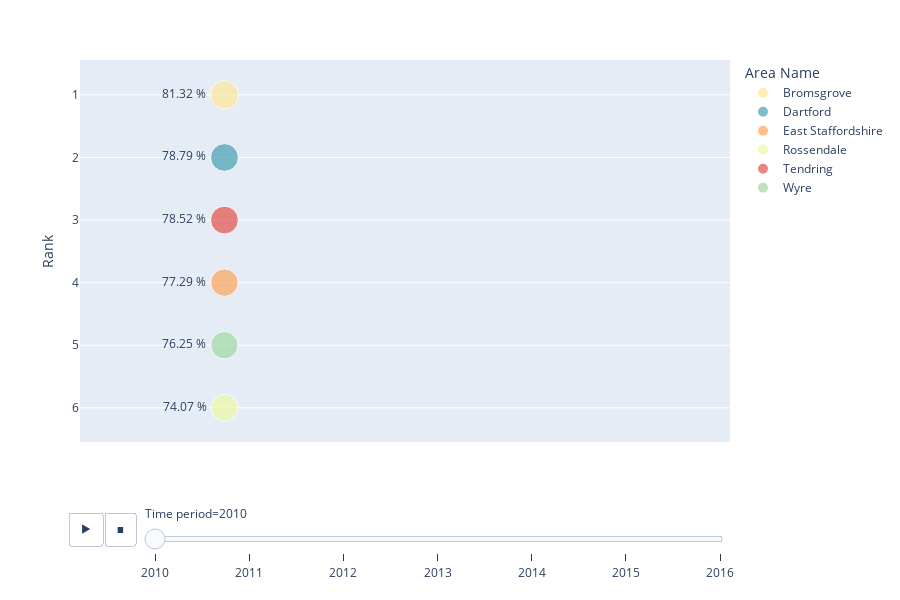
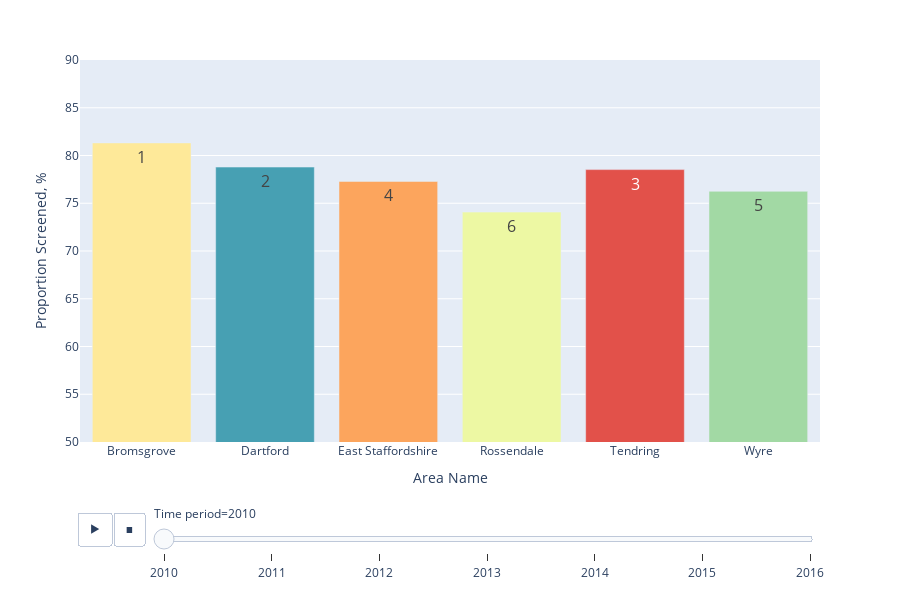

Write notebook code for charts like these, in order.
### Code cell
from visualisation import visualise_rank as vis
vis(area_type = "LA", list_reg = ['Tendring', 'Rossendale', 'Bromsgrove', 'Wyre', 'Dartford', 'East Staffordshire'], sns_palette = "Spectral", width = 900, height = 600, showlegend = False, rank_text_size = 16)

### Figure 1 — Plotly figure (JSON) as saved in the notebook; plotly's stock layout.template omitted (floating-point values rounded to 4 significant figures)
{"data": [{"hovertemplate": "Area Name=Bromsgrove<br>Time period=2010<br>Position=%{x}<br>rank=%{y}<br>Value=%{marker.size}<br>Val_text=%{text}<extra></extra>", "ids": ["Bromsgrove"], "legendgroup": "Bromsgrove", "marker": {"color": "#fee999", "size": [81.32], "sizemode": "area", "sizeref": 0.2035, "symbol": "circle"}, "mode": "markers+text", "name": "Bromsgrove", "orientation": "v", "showlegend": true, "text": ["81.32 %"], "textposition": "middle left", "type": "scatter", "x": [0], "xaxis": "x", "y": [1], "yaxis": "y"}, {"hovertemplate": "Area Name=Dartford<br>Time period=2010<br>Position=%{x}<br>rank=%{y}<br>Value=%{marker.size}<br>Val_text=%{text}<extra></extra>", "ids": ["Dartford"], "legendgroup": "Dartford", "marker": {"color": "#47a0b3", "size": [78.79], "sizemode": "area", "sizeref": 0.2035, "symbol": "circle"}, "mode": "markers+text", "name": "Dartford", "orientation": "v", "showlegend": true, "text": ["78.79 %"], "textposition": "middle left", "type": "scatter", "x": [0], "xaxis": "x", "y": [2], "yaxis": "y"}, {"hovertemplate": "Area Name=East Staffordshire<br>Time period=2010<br>Position=%{x}<br>rank=%{y}<br>Value=%{marker.size}<br>Val_text=%{text}<extra></extra>", "ids": ["East Staffordshire"], "legendgroup": "East Staffordshire", "marker": {"color": "#fca55d", "size": [77.29], "sizemode": "area", "sizeref": 0.2035, "symbol": "circle"}, "mode": "markers+text", "name": "East Staffordshire", "orientation": "v", "showlegend": true, "text": ["77.29 %"], "textposition": "middle left", "type": "scatter", "x": [0], "xaxis": "x", "y": [4], "yaxis": "y"}, {"hovertemplate": "Area Name=Rossendale<br>Time period=2010<br>Position=%{x}<br>rank=%{y}<br>Value=%{marker.size}<br>Val_text=%{text}<extra></extra>", "ids": ["Rossendale"], "legendgroup": "Rossendale", "marker": {"color": "#edf8a3", "size": [74.07], "sizemode": "area", "sizeref": 0.2035, "symbol": "circle"}, "mode": "markers+text", "name": "Rossendale", "orientation": "v", "showlegend": true, "text": ["74.07 %"], "textposition": "middle left", "type": "scatter", "x": [0], "xaxis": "x", "y": [6], "yaxis": "y"}, {"hovertemplate": "Area Name=Tendring<br>Time period=2010<br>Position=%{x}<br>rank=%{y}<br>Value=%{marker.size}<br>Val_text=%{text}<extra></extra>", "ids": ["Tendring"], "legendgroup": "Tendring", "marker": {"color": "#e2514a", "size": [78.52], "sizemode": "area", "sizeref": 0.2035, "symbol": "circle"}, "mode": "markers+text", "name": "Tendring", "orientation": "v", "showlegend": true, "text": ["78.52 %"], "textposition": "middle left", "type": "scatter", "x": [0], "xaxis": "x", "y": [3], "yaxis": "y"}, {"hovertemplate": "Area Name=Wyre<br>Time period=2010<br>Position=%{x}<br>rank=%{y}<br>Value=%{marker.size}<br>Val_text=%{text}<extra></extra>", "ids": ["Wyre"], "legendgroup": "Wyre", "marker": {"color": "#a2d9a4", "size": [76.25], "sizemode": "area", "sizeref": 0.2035, "symbol": "circle"}, "mode": "markers+text", "name": "Wyre", "orientation": "v", "showlegend": true, "text": ["76.25 %"], "textposition": "middle left", "type": "scatter", "x": [0], "xaxis": "x", "y": [5], "yaxis": "y"}], "layout": {"height": 600, "legend": {"itemsizing": "constant", "title": {"text": "Area Name"}, "tracegroupgap": 0}, "margin": {"t": 60}, "sliders": [{"active": 0, "currentvalue": {"prefix": "Time period="}, "len": 0.9, "pad": {"b": 10, "t": 60}, "steps": [{"args": [["2010"], {"frame": {"duration": 0, "redraw": false}, "fromcurrent": true, "mode": "immediate", "transition": {"duration": 0, "easing": "linear"}}], "label": "2010", "method": "animate"}, {"args": [["2011"], {"frame": {"duration": 0, "redraw": false}, "fromcurrent": true, "mode": "immediate", "transition": {"duration": 0, "easing": "linear"}}], "label": "2011", "method": "animate"}, {"args": [["2012"], {"frame": {"duration": 0, "redraw": false}, "fromcurrent": true, "mode": "immediate", "transition": {"duration": 0, "easing": "linear"}}], "label": "2012", "method": "animate"}, {"args": [["2013"], {"frame": {"duration": 0, "redraw": false}, "fromcurrent": true, "mode": "immediate", "transition": {"duration": 0, "easing": "linear"}}], "label": "2013", "method": "animate"}, {"args": [["2014"], {"frame": {"duration": 0, "redraw": false}, "fromcurrent": true, "mode": "immediate", "transition": {"duration": 0, "easing": "linear"}}], "label": "2014", "method": "animate"}, {"args": [["2015"], {"frame": {"duration": 0, "redraw": false}, "fromcurrent": true, "mode": "immediate", "transition": {"duration": 0, "easing": "linear"}}], "label": "2015", "method": "animate"}, {"args": [["2016"], {"frame": {"duration": 0, "redraw": false}, "fromcurrent": true, "mode": "immediate", "transition": {"duration": 0, "easing": "linear"}}], "label": "2016", "method": "animate"}], "x": 0.1, "xanchor": "left", "y": 0, "yanchor": "top"}], "updatemenus": [{"buttons": [{"args": [null, {"frame": {"duration": 500, "redraw": false}, "fromcurrent": true, "mode": "immediate", "transition": {"duration": 500, "easing": "linear"}}], "label": "&#9654;", "method": "animate"}, {"args": [[null], {"frame": {"duration": 0, "redraw": false}, "fromcurrent": true, "mode": "immediate", "transition": {"duration": 0, "easing": "linear"}}], "label": "&#9724;", "method": "animate"}], "direction": "left", "pad": {"r": 10, "t": 70}, "showactive": false, "type": "buttons", "x": 0.1, "xanchor": "right", "y": 0, "yanchor": "top"}], "width": 900, "xaxis": {"anchor": "y", "domain": [0, 1], "range": [-2, 7], "showgrid": false, "title": {"text": ""}, "visible": false}, "yaxis": {"anchor": "x", "autorange": "reversed", "domain": [0, 1], "range": [0.5, 6.5], "showgrid": true, "showticklabels": true, "title": {"text": "Rank"}, "visible": true}}}

### Figure 2 — Plotly figure (JSON) as saved in the notebook; plotly's stock layout.template omitted (floating-point values rounded to 4 significant figures)
{"data": [{"alignmentgroup": "True", "hovertemplate": "Area Name=%{x}<br>Time period=2010<br>Proportion Screened, %=%{y}<br>rank=%{text}<extra></extra>", "ids": ["Bromsgrove"], "legendgroup": "Bromsgrove", "marker": {"color": "#fee999", "pattern": {"shape": ""}}, "name": "Bromsgrove", "offsetgroup": "Bromsgrove", "orientation": "v", "showlegend": true, "text": [1], "textangle": 0, "textfont": {"size": 16}, "textposition": "auto", "type": "bar", "x": ["Bromsgrove"], "xaxis": "x", "y": [81.32], "yaxis": "y"}, {"alignmentgroup": "True", "hovertemplate": "Area Name=%{x}<br>Time period=2010<br>Proportion Screened, %=%{y}<br>rank=%{text}<extra></extra>", "ids": ["Dartford"], "legendgroup": "Dartford", "marker": {"color": "#47a0b3", "pattern": {"shape": ""}}, "name": "Dartford", "offsetgroup": "Dartford", "orientation": "v", "showlegend": true, "text": [2], "textangle": 0, "textfont": {"size": 16}, "textposition": "auto", "type": "bar", "x": ["Dartford"], "xaxis": "x", "y": [78.79], "yaxis": "y"}, {"alignmentgroup": "True", "hovertemplate": "Area Name=%{x}<br>Time period=2010<br>Proportion Screened, %=%{y}<br>rank=%{text}<extra></extra>", "ids": ["East Staffordshire"], "legendgroup": "East Staffordshire", "marker": {"color": "#fca55d", "pattern": {"shape": ""}}, "name": "East Staffordshire", "offsetgroup": "East Staffordshire", "orientation": "v", "showlegend": true, "text": [4], "textangle": 0, "textfont": {"size": 16}, "textposition": "auto", "type": "bar", "x": ["East Staffordshire"], "xaxis": "x", "y": [77.29], "yaxis": "y"}, {"alignmentgroup": "True", "hovertemplate": "Area Name=%{x}<br>Time period=2010<br>Proportion Screened, %=%{y}<br>rank=%{text}<extra></extra>", "ids": ["Rossendale"], "legendgroup": "Rossendale", "marker": {"color": "#edf8a3", "pattern": {"shape": ""}}, "name": "Rossendale", "offsetgroup": "Rossendale", "orientation": "v", "showlegend": true, "text": [6], "textangle": 0, "textfont": {"size": 16}, "textposition": "auto", "type": "bar", "x": ["Rossendale"], "xaxis": "x", "y": [74.07], "yaxis": "y"}, {"alignmentgroup": "True", "hovertemplate": "Area Name=%{x}<br>Time period=2010<br>Proportion Screened, %=%{y}<br>rank=%{text}<extra></extra>", "ids": ["Tendring"], "legendgroup": "Tendring", "marker": {"color": "#e2514a", "pattern": {"shape": ""}}, "name": "Tendring", "offsetgroup": "Tendring", "orientation": "v", "showlegend": true, "text": [3], "textangle": 0, "textfont": {"size": 16}, "textposition": "auto", "type": "bar", "x": ["Tendring"], "xaxis": "x", "y": [78.52], "yaxis": "y"}, {"alignmentgroup": "True", "hovertemplate": "Area Name=%{x}<br>Time period=2010<br>Proportion Screened, %=%{y}<br>rank=%{text}<extra></extra>", "ids": ["Wyre"], "legendgroup": "Wyre", "marker": {"color": "#a2d9a4", "pattern": {"shape": ""}}, "name": "Wyre", "offsetgroup": "Wyre", "orientation": "v", "showlegend": true, "text": [5], "textangle": 0, "textfont": {"size": 16}, "textposition": "auto", "type": "bar", "x": ["Wyre"], "xaxis": "x", "y": [76.25], "yaxis": "y"}], "layout": {"barmode": "relative", "height": 600, "legend": {"title": {"text": "Area Name"}, "tracegroupgap": 0}, "margin": {"t": 60}, "showlegend": false, "sliders": [{"active": 0, "currentvalue": {"prefix": "Time period="}, "len": 0.9, "pad": {"b": 10, "t": 60}, "steps": [{"args": [["2010"], {"frame": {"duration": 0, "redraw": true}, "fromcurrent": true, "mode": "immediate", "transition": {"duration": 0, "easing": "linear"}}], "label": "2010", "method": "animate"}, {"args": [["2011"], {"frame": {"duration": 0, "redraw": true}, "fromcurrent": true, "mode": "immediate", "transition": {"duration": 0, "easing": "linear"}}], "label": "2011", "method": "animate"}, {"args": [["2012"], {"frame": {"duration": 0, "redraw": true}, "fromcurrent": true, "mode": "immediate", "transition": {"duration": 0, "easing": "linear"}}], "label": "2012", "method": "animate"}, {"args": [["2013"], {"frame": {"duration": 0, "redraw": true}, "fromcurrent": true, "mode": "immediate", "transition": {"duration": 0, "easing": "linear"}}], "label": "2013", "method": "animate"}, {"args": [["2014"], {"frame": {"duration": 0, "redraw": true}, "fromcurrent": true, "mode": "immediate", "transition": {"duration": 0, "easing": "linear"}}], "label": "2014", "method": "animate"}, {"args": [["2015"], {"frame": {"duration": 0, "redraw": true}, "fromcurrent": true, "mode": "immediate", "transition": {"duration": 0, "easing": "linear"}}], "label": "2015", "method": "animate"}, {"args": [["2016"], {"frame": {"duration": 0, "redraw": true}, "fromcurrent": true, "mode": "immediate", "transition": {"duration": 0, "easing": "linear"}}], "label": "2016", "method": "animate"}], "x": 0.1, "xanchor": "left", "y": 0, "yanchor": "top"}], "updatemenus": [{"buttons": [{"args": [null, {"frame": {"duration": 500, "redraw": true}, "fromcurrent": true, "mode": "immediate", "transition": {"duration": 500, "easing": "linear"}}], "label": "&#9654;", "method": "animate"}, {"args": [[null], {"frame": {"duration": 0, "redraw": true}, "fromcurrent": true, "mode": "immediate", "transition": {"duration": 0, "easing": "linear"}}], "label": "&#9724;", "method": "animate"}], "direction": "left", "pad": {"r": 10, "t": 70}, "showactive": false, "type": "buttons", "x": 0.1, "xanchor": "right", "y": 0, "yanchor": "top"}], "width": 900, "xaxis": {"anchor": "y", "categoryarray": ["Bromsgrove", "Dartford", "East Staffordshire", "Rossendale", "Tendring", "Wyre"], "categoryorder": "array", "domain": [0, 1], "dtick": 1, "tickmode": "linear", "title": {"text": "Area Name"}}, "yaxis": {"anchor": "x", "domain": [0, 1], "range": [50, 90], "title": {"text": "Proportion Screened, %"}}}}
